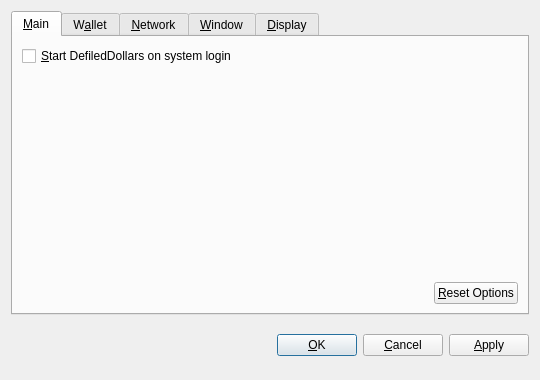
<?xml version="1.0" encoding="UTF-8"?>
<ui version="4.0">
 <class>OptionsDialog</class>
 <widget class="QDialog" name="OptionsDialog">
  <property name="geometry">
   <rect>
    <x>0</x>
    <y>0</y>
    <width>540</width>
    <height>380</height>
   </rect>
  </property>
  <property name="windowTitle">
   <string>Options</string>
  </property>
  <property name="modal">
   <bool>true</bool>
  </property>
  <layout class="QVBoxLayout" name="verticalLayout">
   <item>
    <widget class="QTabWidget" name="tabWidget">
     <property name="tabPosition">
      <enum>QTabWidget::North</enum>
     </property>
     <property name="currentIndex">
      <number>0</number>
     </property>
     <widget class="QWidget" name="tabMain">
      <attribute name="title">
       <string>&amp;Main</string>
      </attribute>
      <layout class="QVBoxLayout" name="verticalLayout_Main">
       <item>
        <widget class="QCheckBox" name="bitcoinAtStartup">
         <property name="toolTip">
          <string>Automatically start DefiledDollars after logging in to the system.</string>
         </property>
         <property name="text">
          <string>&amp;Start DefiledDollars on system login</string>
         </property>
        </widget>
       </item>
       <item>
        <spacer name="verticalSpacer_Main">
         <property name="orientation">
          <enum>Qt::Vertical</enum>
         </property>
         <property name="sizeHint" stdset="0">
          <size>
           <width>20</width>
           <height>40</height>
          </size>
         </property>
        </spacer>
       </item>
       <item>
        <layout class="QHBoxLayout" name="horizontalLayout_2_Main">
         <item>
          <spacer name="horizontalSpacer_2_Main">
           <property name="orientation">
            <enum>Qt::Horizontal</enum>
           </property>
           <property name="sizeHint" stdset="0">
            <size>
             <width>40</width>
             <height>20</height>
            </size>
           </property>
          </spacer>
         </item>
         <item>
          <widget class="QPushButton" name="resetButton">
           <property name="toolTip">
            <string>Reset all client options to default.</string>
           </property>
           <property name="text">
            <string>&amp;Reset Options</string>
           </property>
           <property name="autoDefault">
            <bool>false</bool>
           </property>
          </widget>
         </item>
        </layout>
       </item>
      </layout>
     </widget>
     <widget class="QWidget" name="tabWallet">
      <attribute name="title">
       <string>W&amp;allet</string>
      </attribute>
      <layout class="QVBoxLayout" name="verticalLayout_Network">
       <item>
        <widget class="QLabel" name="transactionFeeInfoLabel">
         <property name="text">
          <string>Optional transaction fee per kB that helps make sure your transactions are processed quickly. Most transactions are 1 kB.</string>
         </property>
         <property name="textFormat">
          <enum>Qt::PlainText</enum>
         </property>
         <property name="wordWrap">
          <bool>true</bool>
         </property>
        </widget>
       </item>
       <item>
        <layout class="QHBoxLayout" name="horizontalLayout_1_Main">
         <item>
          <widget class="QLabel" name="transactionFeeLabel">
           <property name="text">
            <string>Pay transaction &amp;fee</string>
           </property>
           <property name="textFormat">
            <enum>Qt::PlainText</enum>
           </property>
           <property name="buddy">
            <cstring>transactionFee</cstring>
           </property>
          </widget>
         </item>
         <item>
          <widget class="BitcoinAmountField" name="transactionFee"/>
         </item>
         <item>
          <spacer name="horizontalSpacer_1_Main">
           <property name="orientation">
            <enum>Qt::Horizontal</enum>
           </property>
           <property name="sizeHint" stdset="0">
            <size>
             <width>40</width>
             <height>20</height>
            </size>
           </property>
          </spacer>
         </item>
        </layout>
       </item>
       <item>
        <widget class="QLabel" name="label">
         <property name="text">
          <string>If you disable the spending of unconfirmed change, the change from a transaction cannot be used until that transaction has at least one confirmation. This also affects how your balance is computed.</string>
         </property>
         <property name="wordWrap">
          <bool>true</bool>
         </property>
        </widget>
       </item>
       <item>
        <widget class="QCheckBox" name="spendZeroConfChange">
         <property name="text">
          <string>Spend unconfirmed change  (experts only)</string>
         </property>
        </widget>
       </item>
       <item>
        <spacer name="verticalSpacer">
         <property name="orientation">
          <enum>Qt::Vertical</enum>
         </property>
         <property name="sizeHint" stdset="0">
          <size>
           <width>20</width>
           <height>40</height>
          </size>
         </property>
        </spacer>
       </item>
      </layout>
     </widget>
     <widget class="QWidget" name="tabNetwork">
      <attribute name="title">
       <string>&amp;Network</string>
      </attribute>
      <layout class="QVBoxLayout" name="verticalLayout_Network">
       <item>
        <widget class="QCheckBox" name="mapPortUpnp">
         <property name="toolTip">
          <string>Automatically open the DefiledDollars client port on the router. This only works when your router supports UPnP and it is enabled.</string>
         </property>
         <property name="text">
          <string>Map port using &amp;UPnP</string>
         </property>
        </widget>
       </item>
       <item>
        <widget class="QCheckBox" name="connectSocks">
         <property name="toolTip">
          <string>Connect to the DefiledDollars network through a SOCKS proxy (e.g. when connecting through Tor).</string>
         </property>
         <property name="text">
          <string>&amp;Connect through SOCKS proxy:</string>
         </property>
        </widget>
       </item>
       <item>
        <layout class="QHBoxLayout" name="horizontalLayout_Network">
         <item>
          <widget class="QLabel" name="proxyIpLabel">
           <property name="text">
            <string>Proxy &amp;IP:</string>
           </property>
           <property name="textFormat">
            <enum>Qt::PlainText</enum>
           </property>
           <property name="buddy">
            <cstring>proxyIp</cstring>
           </property>
          </widget>
         </item>
         <item>
          <widget class="QValidatedLineEdit" name="proxyIp">
           <property name="maximumSize">
            <size>
             <width>140</width>
             <height>16777215</height>
            </size>
           </property>
           <property name="toolTip">
            <string>IP address of the proxy (e.g. 127.0.0.1)</string>
           </property>
          </widget>
         </item>
         <item>
          <widget class="QLabel" name="proxyPortLabel">
           <property name="text">
            <string>&amp;Port:</string>
           </property>
           <property name="textFormat">
            <enum>Qt::PlainText</enum>
           </property>
           <property name="buddy">
            <cstring>proxyPort</cstring>
           </property>
          </widget>
         </item>
         <item>
          <widget class="QLineEdit" name="proxyPort">
           <property name="maximumSize">
            <size>
             <width>55</width>
             <height>16777215</height>
            </size>
           </property>
           <property name="toolTip">
            <string>Port of the proxy (e.g. 9050)</string>
           </property>
          </widget>
         </item>
         <item>
          <widget class="QLabel" name="socksVersionLabel">
           <property name="text">
            <string>SOCKS &amp;Version:</string>
           </property>
           <property name="textFormat">
            <enum>Qt::PlainText</enum>
           </property>
           <property name="buddy">
            <cstring>socksVersion</cstring>
           </property>
          </widget>
         </item>
         <item>
          <widget class="QValueComboBox" name="socksVersion">
           <property name="toolTip">
            <string>SOCKS version of the proxy (e.g. 5)</string>
           </property>
          </widget>
         </item>
         <item>
          <spacer name="horizontalSpacer_Network">
           <property name="orientation">
            <enum>Qt::Horizontal</enum>
           </property>
           <property name="sizeHint" stdset="0">
            <size>
             <width>40</width>
             <height>20</height>
            </size>
           </property>
          </spacer>
         </item>
        </layout>
       </item>
       <item>
        <spacer name="verticalSpacer_Network">
         <property name="orientation">
          <enum>Qt::Vertical</enum>
         </property>
         <property name="sizeHint" stdset="0">
          <size>
           <width>20</width>
           <height>40</height>
          </size>
         </property>
        </spacer>
       </item>
      </layout>
     </widget>
     <widget class="QWidget" name="tabWindow">
      <attribute name="title">
       <string>&amp;Window</string>
      </attribute>
      <layout class="QVBoxLayout" name="verticalLayout_Window">
       <item>
        <widget class="QCheckBox" name="minimizeToTray">
         <property name="toolTip">
          <string>Show only a tray icon after minimizing the window.</string>
         </property>
         <property name="text">
          <string>&amp;Minimize to the tray instead of the taskbar</string>
         </property>
        </widget>
       </item>
       <item>
        <widget class="QCheckBox" name="minimizeOnClose">
         <property name="toolTip">
          <string>Minimize instead of exit the application when the window is closed. When this option is enabled, the application will be closed only after selecting Quit in the menu.</string>
         </property>
         <property name="text">
          <string>M&amp;inimize on close</string>
         </property>
        </widget>
       </item>
       <item>
        <spacer name="verticalSpacer_Window">
         <property name="orientation">
          <enum>Qt::Vertical</enum>
         </property>
         <property name="sizeHint" stdset="0">
          <size>
           <width>20</width>
           <height>40</height>
          </size>
         </property>
        </spacer>
       </item>
      </layout>
     </widget>
     <widget class="QWidget" name="tabDisplay">
      <attribute name="title">
       <string>&amp;Display</string>
      </attribute>
      <layout class="QVBoxLayout" name="verticalLayout_Display">
       <item>
        <layout class="QHBoxLayout" name="horizontalLayout_1_Display">
         <item>
          <widget class="QLabel" name="langLabel">
           <property name="text">
            <string>User Interface &amp;language:</string>
           </property>
           <property name="textFormat">
            <enum>Qt::PlainText</enum>
           </property>
           <property name="buddy">
            <cstring>lang</cstring>
           </property>
          </widget>
         </item>
         <item>
          <widget class="QValueComboBox" name="lang">
           <property name="toolTip">
            <string>The user interface language can be set here. This setting will take effect after restarting DefiledDollars.</string>
           </property>
          </widget>
         </item>
        </layout>
       </item>
       <item>
        <layout class="QHBoxLayout" name="horizontalLayout_2_Display">
         <item>
          <widget class="QLabel" name="unitLabel">
           <property name="text">
            <string>&amp;Unit to show amounts in:</string>
           </property>
           <property name="textFormat">
            <enum>Qt::PlainText</enum>
           </property>
           <property name="buddy">
            <cstring>unit</cstring>
           </property>
          </widget>
         </item>
         <item>
          <widget class="QValueComboBox" name="unit">
           <property name="toolTip">
            <string>Choose the default subdivision unit to show in the interface and when sending coins.</string>
           </property>
          </widget>
         </item>
        </layout>
       </item>
       <item>
        <widget class="QCheckBox" name="displayAddresses">
         <property name="toolTip">
          <string>Whether to show DefiledDollars addresses in the transaction list or not.</string>
         </property>
         <property name="text">
          <string>&amp;Display addresses in transaction list</string>
         </property>
        </widget>
       </item>
       <item>
        <widget class="QCheckBox" name="coinControlFeatures">
         <property name="toolTip">
          <string>Whether to show coin control features or not.</string>
         </property>
         <property name="text">
          <string>Display coin &amp;control features (experts only!)</string>
         </property>
        </widget>
       </item>
       <item>
        <spacer name="verticalSpacer_Display">
         <property name="orientation">
          <enum>Qt::Vertical</enum>
         </property>
         <property name="sizeHint" stdset="0">
          <size>
           <width>20</width>
           <height>40</height>
          </size>
         </property>
        </spacer>
       </item>
      </layout>
     </widget>
    </widget>
   </item>
   <item>
    <layout class="QHBoxLayout" name="horizontalLayout_Buttons">
     <item>
      <spacer name="horizontalSpacer_1">
       <property name="orientation">
        <enum>Qt::Horizontal</enum>
       </property>
       <property name="sizeHint" stdset="0">
        <size>
         <width>40</width>
         <height>48</height>
        </size>
       </property>
      </spacer>
     </item>
     <item>
      <widget class="QLabel" name="statusLabel">
       <property name="font">
        <font>
         <weight>75</weight>
         <bold>true</bold>
        </font>
       </property>
       <property name="text">
        <string/>
       </property>
       <property name="textFormat">
        <enum>Qt::PlainText</enum>
       </property>
       <property name="wordWrap">
        <bool>true</bool>
       </property>
      </widget>
     </item>
     <item>
      <spacer name="horizontalSpacer_2">
       <property name="orientation">
        <enum>Qt::Horizontal</enum>
       </property>
       <property name="sizeHint" stdset="0">
        <size>
         <width>40</width>
         <height>48</height>
        </size>
       </property>
      </spacer>
     </item>
     <item>
      <widget class="QPushButton" name="okButton">
       <property name="text">
        <string>&amp;OK</string>
       </property>
      </widget>
     </item>
     <item>
      <widget class="QPushButton" name="cancelButton">
       <property name="text">
        <string>&amp;Cancel</string>
       </property>
       <property name="autoDefault">
        <bool>false</bool>
       </property>
      </widget>
     </item>
     <item>
      <widget class="QPushButton" name="applyButton">
       <property name="text">
        <string>&amp;Apply</string>
       </property>
       <property name="autoDefault">
        <bool>false</bool>
       </property>
      </widget>
     </item>
    </layout>
   </item>
  </layout>
 </widget>
 <customwidgets>
  <customwidget>
   <class>BitcoinAmountField</class>
   <extends>QSpinBox</extends>
   <header>bitcoinamountfield.h</header>
  </customwidget>
  <customwidget>
   <class>QValueComboBox</class>
   <extends>QComboBox</extends>
   <header>qvaluecombobox.h</header>
  </customwidget>
  <customwidget>
   <class>QValidatedLineEdit</class>
   <extends>QLineEdit</extends>
   <header>qvalidatedlineedit.h</header>
  </customwidget>
 </customwidgets>
 <resources/>
 <connections/>
</ui>
